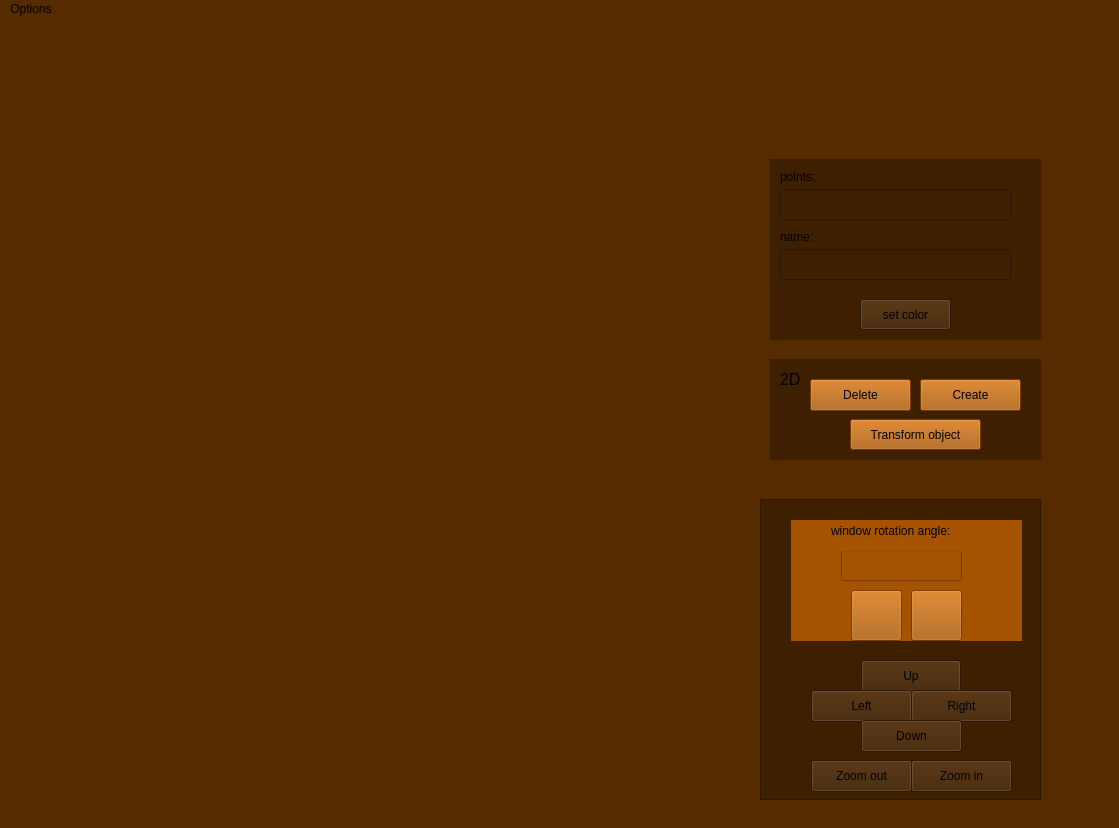
<?xml version="1.0" encoding="UTF-8"?>
<ui version="4.0">
 <class>main</class>
 <widget class="QMainWindow" name="main">
  <property name="geometry">
   <rect>
    <x>0</x>
    <y>0</y>
    <width>1119</width>
    <height>828</height>
   </rect>
  </property>
  <property name="palette">
   <palette>
    <active>
     <colorrole role="Button">
      <brush brushstyle="SolidPattern">
       <color alpha="255">
        <red>86</red>
        <green>43</green>
        <blue>0</blue>
       </color>
      </brush>
     </colorrole>
     <colorrole role="Base">
      <brush brushstyle="SolidPattern">
       <color alpha="255">
        <red>86</red>
        <green>43</green>
        <blue>0</blue>
       </color>
      </brush>
     </colorrole>
     <colorrole role="Window">
      <brush brushstyle="SolidPattern">
       <color alpha="255">
        <red>86</red>
        <green>43</green>
        <blue>0</blue>
       </color>
      </brush>
     </colorrole>
    </active>
    <inactive>
     <colorrole role="Button">
      <brush brushstyle="SolidPattern">
       <color alpha="255">
        <red>86</red>
        <green>43</green>
        <blue>0</blue>
       </color>
      </brush>
     </colorrole>
     <colorrole role="Base">
      <brush brushstyle="SolidPattern">
       <color alpha="255">
        <red>86</red>
        <green>43</green>
        <blue>0</blue>
       </color>
      </brush>
     </colorrole>
     <colorrole role="Window">
      <brush brushstyle="SolidPattern">
       <color alpha="255">
        <red>86</red>
        <green>43</green>
        <blue>0</blue>
       </color>
      </brush>
     </colorrole>
    </inactive>
    <disabled>
     <colorrole role="Button">
      <brush brushstyle="SolidPattern">
       <color alpha="255">
        <red>86</red>
        <green>43</green>
        <blue>0</blue>
       </color>
      </brush>
     </colorrole>
     <colorrole role="Base">
      <brush brushstyle="SolidPattern">
       <color alpha="255">
        <red>86</red>
        <green>43</green>
        <blue>0</blue>
       </color>
      </brush>
     </colorrole>
     <colorrole role="Window">
      <brush brushstyle="SolidPattern">
       <color alpha="255">
        <red>86</red>
        <green>43</green>
        <blue>0</blue>
       </color>
      </brush>
     </colorrole>
    </disabled>
   </palette>
  </property>
  <property name="windowTitle">
   <string>MainWindow</string>
  </property>
  <property name="styleSheet">
   <string notr="true">background-color: rgb(86, 43, 0);</string>
  </property>
  <widget class="QWidget" name="centralwidget">
   <widget class="QLabel" name="vp">
    <property name="geometry">
     <rect>
      <x>70</x>
      <y>60</y>
      <width>621</width>
      <height>661</height>
     </rect>
    </property>
    <property name="text">
     <string/>
    </property>
   </widget>
   <widget class="QScrollArea" name="scrollArea">
    <property name="geometry">
     <rect>
      <x>760</x>
      <y>480</y>
      <width>281</width>
      <height>301</height>
     </rect>
    </property>
    <property name="styleSheet">
     <string notr="true">background-color: rgb(62, 31, 0);</string>
    </property>
    <property name="widgetResizable">
     <bool>true</bool>
    </property>
    <widget class="QWidget" name="scrollAreaWidgetContents">
     <property name="geometry">
      <rect>
       <x>0</x>
       <y>0</y>
       <width>279</width>
       <height>299</height>
      </rect>
     </property>
     <widget class="QPushButton" name="up">
      <property name="geometry">
       <rect>
        <x>100</x>
        <y>160</y>
        <width>100</width>
        <height>32</height>
       </rect>
      </property>
      <property name="text">
       <string>Up</string>
      </property>
     </widget>
     <widget class="QPushButton" name="left">
      <property name="geometry">
       <rect>
        <x>50</x>
        <y>190</y>
        <width>101</width>
        <height>32</height>
       </rect>
      </property>
      <property name="text">
       <string>Left</string>
      </property>
     </widget>
     <widget class="QPushButton" name="right">
      <property name="geometry">
       <rect>
        <x>150</x>
        <y>190</y>
        <width>101</width>
        <height>32</height>
       </rect>
      </property>
      <property name="text">
       <string>Right</string>
      </property>
     </widget>
     <widget class="QPushButton" name="down">
      <property name="geometry">
       <rect>
        <x>100</x>
        <y>220</y>
        <width>101</width>
        <height>32</height>
       </rect>
      </property>
      <property name="text">
       <string>Down</string>
      </property>
     </widget>
     <widget class="QPushButton" name="z_out">
      <property name="geometry">
       <rect>
        <x>50</x>
        <y>260</y>
        <width>101</width>
        <height>32</height>
       </rect>
      </property>
      <property name="styleSheet">
       <string notr="true"/>
      </property>
      <property name="text">
       <string>Zoom out</string>
      </property>
     </widget>
     <widget class="QPushButton" name="z_in">
      <property name="geometry">
       <rect>
        <x>150</x>
        <y>260</y>
        <width>101</width>
        <height>32</height>
       </rect>
      </property>
      <property name="styleSheet">
       <string notr="true"/>
      </property>
      <property name="text">
       <string>Zoom in</string>
      </property>
     </widget>
     <widget class="QWidget" name="widget_3" native="true">
      <property name="geometry">
       <rect>
        <x>30</x>
        <y>20</y>
        <width>231</width>
        <height>121</height>
       </rect>
      </property>
      <property name="styleSheet">
       <string notr="true">background-color: rgb(166, 83, 0);


</string>
      </property>
      <widget class="QPushButton" name="button_turn_window_left">
       <property name="geometry">
        <rect>
         <x>60</x>
         <y>70</y>
         <width>51</width>
         <height>51</height>
        </rect>
       </property>
       <property name="text">
        <string/>
       </property>
      </widget>
      <widget class="QPushButton" name="button_turn_window_right">
       <property name="geometry">
        <rect>
         <x>120</x>
         <y>70</y>
         <width>51</width>
         <height>51</height>
        </rect>
       </property>
       <property name="text">
        <string/>
       </property>
      </widget>
      <widget class="QLineEdit" name="input_angle_window">
       <property name="geometry">
        <rect>
         <x>50</x>
         <y>30</y>
         <width>121</width>
         <height>31</height>
        </rect>
       </property>
      </widget>
      <widget class="QLabel" name="label_2">
       <property name="geometry">
        <rect>
         <x>40</x>
         <y>-10</y>
         <width>151</width>
         <height>41</height>
        </rect>
       </property>
       <property name="text">
        <string>window rotation angle:</string>
       </property>
      </widget>
     </widget>
    </widget>
   </widget>
   <widget class="QWidget" name="widget" native="true">
    <property name="geometry">
     <rect>
      <x>770</x>
      <y>340</y>
      <width>271</width>
      <height>101</height>
     </rect>
    </property>
    <property name="styleSheet">
     <string notr="true">background-color: rgb(62, 31, 0);</string>
    </property>
    <widget class="QPushButton" name="create_but">
     <property name="geometry">
      <rect>
       <x>150</x>
       <y>20</y>
       <width>101</width>
       <height>32</height>
      </rect>
     </property>
     <property name="styleSheet">
      <string notr="true">background-color: rgb(166, 83, 0);</string>
     </property>
     <property name="text">
      <string>Create</string>
     </property>
    </widget>
    <widget class="QPushButton" name="delete_but">
     <property name="geometry">
      <rect>
       <x>40</x>
       <y>20</y>
       <width>101</width>
       <height>32</height>
      </rect>
     </property>
     <property name="styleSheet">
      <string notr="true">background-color: rgb(166, 83, 0);</string>
     </property>
     <property name="text">
      <string>Delete</string>
     </property>
    </widget>
    <widget class="QPushButton" name="transform_button">
     <property name="geometry">
      <rect>
       <x>80</x>
       <y>60</y>
       <width>131</width>
       <height>31</height>
      </rect>
     </property>
     <property name="styleSheet">
      <string notr="true">background-color: rgb(166, 83, 0);</string>
     </property>
     <property name="text">
      <string>Transform object</string>
     </property>
    </widget>
    <widget class="QLabel" name="label">
     <property name="geometry">
      <rect>
       <x>10</x>
       <y>10</y>
       <width>31</width>
       <height>21</height>
      </rect>
     </property>
     <property name="font">
      <font>
       <pointsize>12</pointsize>
      </font>
     </property>
     <property name="text">
      <string>2D</string>
     </property>
    </widget>
    <zorder>create_but</zorder>
    <zorder>transform_button</zorder>
    <zorder>label</zorder>
    <zorder>delete_but</zorder>
   </widget>
   <widget class="QWidget" name="widget_2" native="true">
    <property name="geometry">
     <rect>
      <x>770</x>
      <y>140</y>
      <width>271</width>
      <height>181</height>
     </rect>
    </property>
    <property name="styleSheet">
     <string notr="true">background-color: rgb(62, 31, 0);</string>
    </property>
    <widget class="QLineEdit" name="points_ln">
     <property name="geometry">
      <rect>
       <x>10</x>
       <y>30</y>
       <width>231</width>
       <height>31</height>
      </rect>
     </property>
     <property name="text">
      <string/>
     </property>
    </widget>
    <widget class="QLabel" name="points_lbl">
     <property name="geometry">
      <rect>
       <x>10</x>
       <y>10</y>
       <width>58</width>
       <height>16</height>
      </rect>
     </property>
     <property name="text">
      <string>points:</string>
     </property>
    </widget>
    <widget class="QLabel" name="name_lbl">
     <property name="geometry">
      <rect>
       <x>10</x>
       <y>70</y>
       <width>58</width>
       <height>16</height>
      </rect>
     </property>
     <property name="text">
      <string>name:</string>
     </property>
    </widget>
    <widget class="QLineEdit" name="name_ln">
     <property name="geometry">
      <rect>
       <x>10</x>
       <y>90</y>
       <width>231</width>
       <height>31</height>
      </rect>
     </property>
    </widget>
    <widget class="QPushButton" name="color_button">
     <property name="geometry">
      <rect>
       <x>90</x>
       <y>140</y>
       <width>91</width>
       <height>31</height>
      </rect>
     </property>
     <property name="styleSheet">
      <string notr="true"/>
     </property>
     <property name="text">
      <string>set color</string>
     </property>
    </widget>
   </widget>
  </widget>
  <widget class="QMenuBar" name="menubar">
   <property name="geometry">
    <rect>
     <x>0</x>
     <y>0</y>
     <width>1119</width>
     <height>19</height>
    </rect>
   </property>
   <widget class="QMenu" name="menuOptions">
    <property name="title">
     <string>Options</string>
    </property>
    <addaction name="actionRestart"/>
   </widget>
   <addaction name="menuOptions"/>
  </widget>
  <widget class="QStatusBar" name="statusbar"/>
  <action name="actionRestart">
   <property name="text">
    <string>Restart</string>
   </property>
  </action>
 </widget>
 <resources/>
 <connections/>
</ui>
